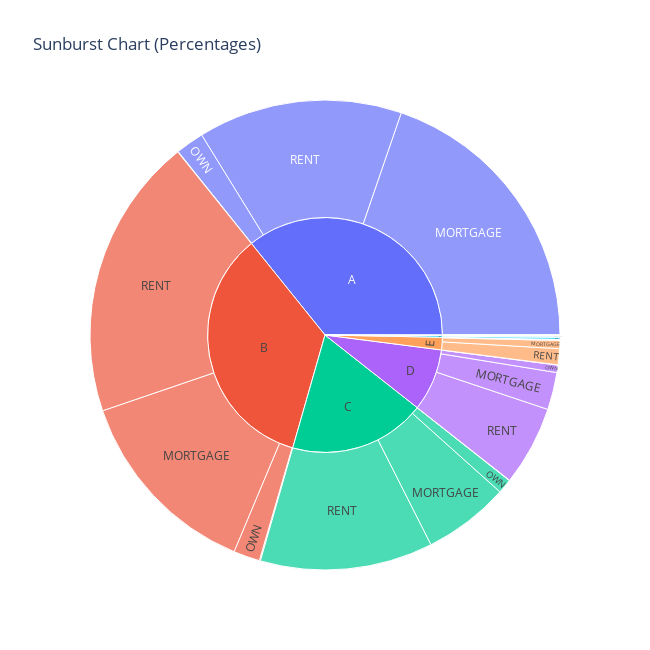

Notebook code for this chart:
### Markdown cell above
Findings:
- Distribution of loan intent clearly portrays that our previous finding of all almost categories being equally prevalent. Except for the least common home improvement which is almost half the top most Education category.
- Distribution of the home ownership category tells us that OWN is only just 10% of the top category RENT and OTHER is a negligible 0.15%

### Code cell
# Specify the columns for the sunburst chart
parent_column = 'loan_grade'  # Replace with your parent column name
child_column = 'person_home_ownership'  # Replace with your child column name

# Group the data by the parent and child columns and count occurrences
grouped_df = (
    df.groupby([parent_column, child_column])
    .size()
    .reset_index(name='count')
)

# Calculate the total count
total_count = grouped_df['count'].sum()

# Add a new column for percentages
grouped_df['percentage'] = (grouped_df['count'] / total_count) * 100

# Create the sunburst chart using percentages
fig = px.sunburst(
    grouped_df,
    path=[parent_column, child_column],  # Hierarchical structure
    values='percentage',                # Use percentages for segment sizes
    title="Sunburst Chart (Percentages)"
)

# Customize hover text to show only percentages
fig.update_traces(
    hovertemplate=(
        "<b>%{label}</b><br>" +
        "Percentage: %{value:.2f}%<extra></extra>"
    )
)

# Increase the figure size
fig.update_layout(
    width=650,   # Width of the figure in pixels
    height=650   # Height of the figure in pixels
)

# Show the plot
fig.show()

### Figure 1 — Plotly figure (JSON) as saved in the notebook; plotly's stock layout.template omitted (floating-point values rounded to 4 significant figures)
{"data": [{"branchvalues": "total", "domain": {"x": [0, 1], "y": [0, 1]}, "hovertemplate": "<b>%{label}</b><br>Percentage: %{value:.2f}%<extra></extra>", "ids": ["A/MORTGAGE", "B/MORTGAGE", "C/MORTGAGE", "D/MORTGAGE", "E/MORTGAGE", "F/MORTGAGE", "G/MORTGAGE", "A/OTHER", "B/OTHER", "C/OTHER", "D/OTHER", "E/OTHER", "G/OTHER", "A/OWN", "B/OWN", "C/OWN", "D/OWN", "E/OWN", "F/OWN", "G/OWN", "A/RENT", "B/RENT", "C/RENT", "D/RENT", "E/RENT", "F/RENT", "G/RENT", "A", "B", "C", "D", "E", "F", "G"], "labels": ["MORTGAGE", "MORTGAGE", "MORTGAGE", "MORTGAGE", "MORTGAGE", "MORTGAGE", "MORTGAGE", "OTHER", "OTHER", "OTHER", "OTHER", "OTHER", "OTHER", "OWN", "OWN", "OWN", "OWN", "OWN", "OWN", "OWN", "RENT", "RENT", "RENT", "RENT", "RENT", "RENT", "RENT", "A", "B", "C", "D", "E", "F", "G"], "name": "", "parents": ["A", "B", "C", "D", "E", "F", "G", "A", "B", "C", "D", "E", "G", "A", "B", "C", "D", "E", "F", "G", "A", "B", "C", "D", "E", "F", "G", "", "", "", "", "", "", ""], "type": "sunburst", "values": [19.74, 13.45, 5.918, 2.568, 0.556, 0.08356, 0.01023, 0.03581, 0.06822, 0.02729, 0.01705, 0.001705, 0.001705, 1.951, 1.816, 0.9943, 0.5116, 0.06139, 0.01364, 0.003411, 14.06, 19.45, 11.88, 5.485, 1.102, 0.1569, 0.04093, 35.78, 34.79, 18.82, 8.582, 1.721, 0.2541, 0.05628]}], "layout": {"height": 650, "legend": {"tracegroupgap": 0}, "title": {"text": "Sunburst Chart (Percentages)"}, "width": 650}}
